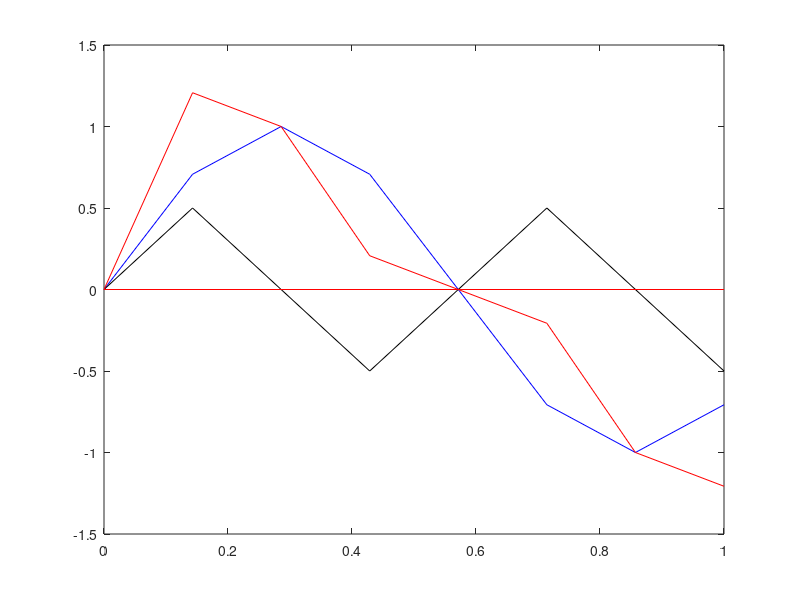
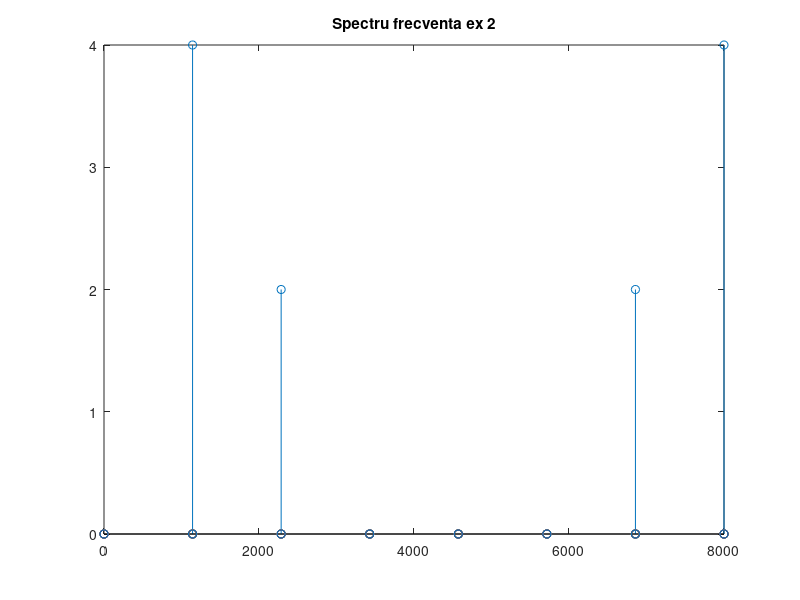
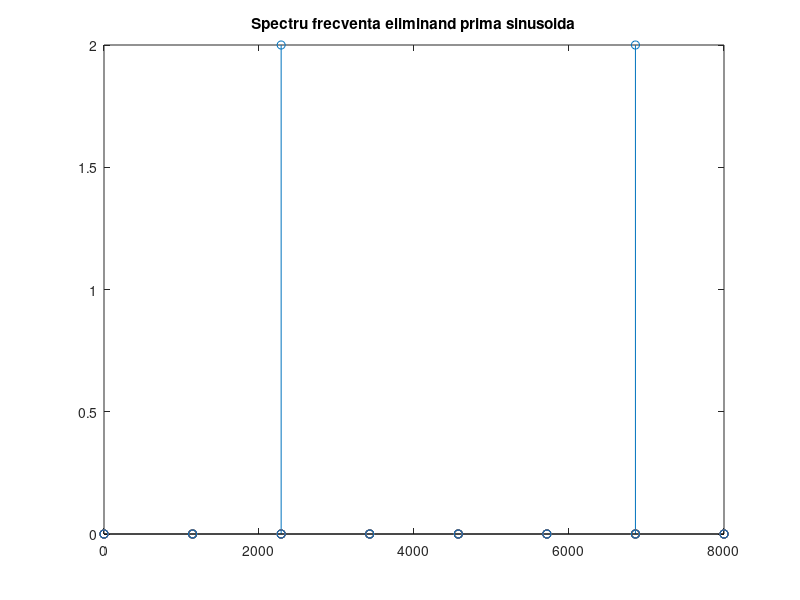
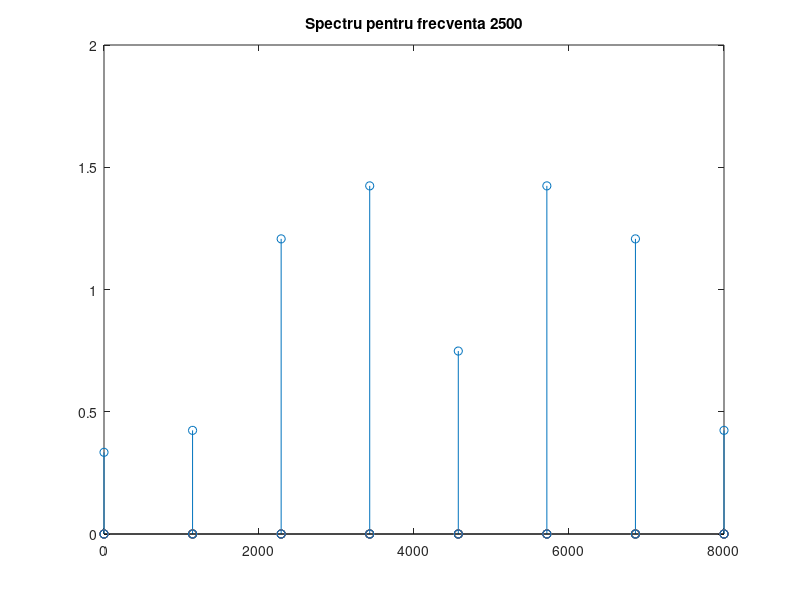

Write the MATLAB code that produced these figures, in order.
%clear();

A1 = 1;
A2 = 0.5;
fs = 8000;
f1 = 1000;
f2 = 2000;
N = 8;
ts = 1/fs;
s = zeros(N);
s1 = zeros(N);
s2 = zeros(N);
t = linspace(0, 1, N);
t_dft = linspace(0, 1000, fs);

% 1
for n = 1:N
    s1(n) = A1 * sin(2 * pi * f1 * (n - 1) * ts);
    s2(n) = A2 * sin(2 * pi * f2 * (n - 1) * ts);
    s(n) = s1(n) + s2(n);
end

figure;
plot(t, s1, 'blue');
hold on;
plot(t, s2, 'black');
hold on;
plot(t, s, 'red');
hold off;


% 2
figure;
s_fft = fft(s);
dft_y = linspace(0, 8000,length(s_fft));
stem(dft_y, abs(s_fft));
title('Spectru frecventa ex 2');

% 3
figure;
s2_fft = fft(s2);
stem(dft_y, abs(s2_fft))
title('Spectru frecventa eliminand prima sinusoida');

% 4
f4 = 2500;
s4 = zeros(N);
for n = 1:N
    s4(n) = A2 * sin(2 * pi * f4 * (n - 1) * ts);
end

figure;
s4_fft = fft(s4);
stem(dft_y, abs(s4_fft))
title('Spectru pentru frecventa 2500');

% 5
s5 = zeros(64);
t5 = linspace(0, 1, 64);
for n = 1:N
    s5(n) = A2 * sin(2 * pi * f4 * (n - 1) * ts);
end

figure;
s5_fft = fft(s5);
dft_y5 = linspace(0, 7000, length(s5_fft));
stem(dft_y5, abs(s5_fft))
title('Spectru pt K=64 si f=2500');

% 6
s6 = zeros(64);
t6 = linspace(0, 1, 64);

for n = 1:N
    s6(n) = A2 * sin(2 * pi * f2 * (n - 1) * ts);
end

figure;
s6_fft = fft(s6);
stem(dft_y5, abs(s6_fft))
title('Spectru pentru K=64 si f=2000');